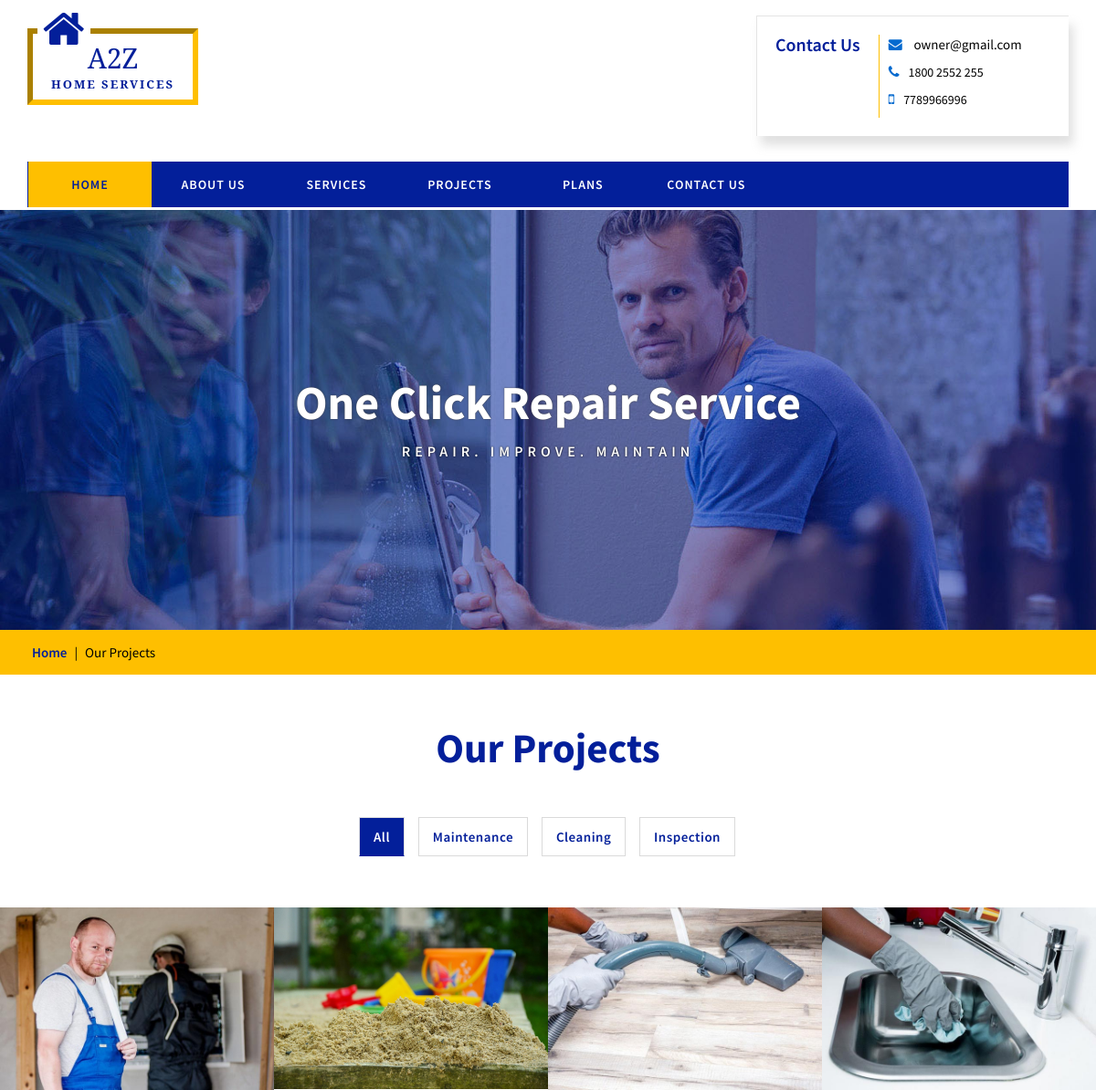
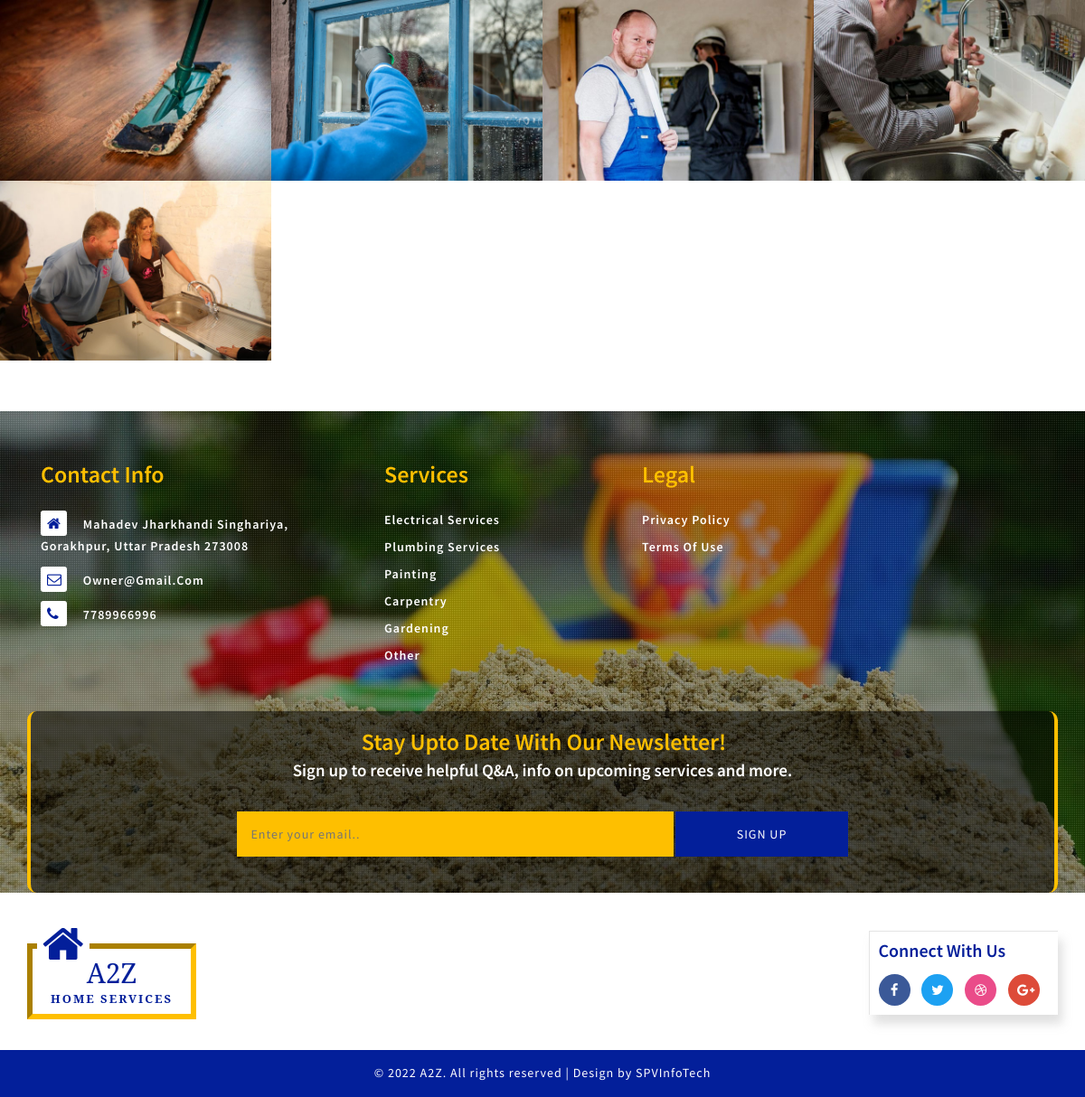
/projects/, run on the app's committed database (2 pictures, top to bottom).
### services/models.py (models this page shows, shortened)
class ContactInfo(models.Model):
    email = models.EmailField(max_length=255)
    mobile_number = models.CharField(max_length=10)
    telephone_number = models.CharField(max_length=15)
    address = models.TextField()
    class Meta:
        verbose_name_plural = 'Owner Contact Info'

class Tag(models.Model):
    tag = models.CharField(max_length=255)
    def __str__(self):
        return self.tag

class Project(models.Model):
    tag = models.ForeignKey(Tag, on_delete=models.CASCADE)
    project_images = models.ImageField(upload_to='project_images')

class ServiceTypes(models.Model):
    service = models.CharField(max_length=250)
    quote = models.TextField(default='Lorem ipsum dolor sit amet, consectetur adipiscing elit. Integer gravida mauris non mi gravida, at sollicitudin.')
    service_image = models.ImageField(upload_to='service_images/', default='service_images/default.jpg')
    def __str__(self):
        return self.service
    class Meta:
        verbose_name_plural = 'Service Types'

### services/views.py (the view)
# urls.py: path('projects/', views.projects, name='projects'),
def projects(request):
    services = ServiceTypes.objects.all()
    contact_info = ContactInfo.objects.get(id=1)
    project = Project.objects.all()
    tag = Tag.objects.all()
    context = {
        'contact_info': contact_info,
        'services': services,
        'tag':tag,
        'project': project,
    }
    return render(request, 'services/projects.html', context)

### services/templates/services/projects.html (shortened to what this page needs)
{% extends 'services/base.html' %}
{% block content %}
<div class="banner-bg2">
	<div class="banner-info bg3 inner">
		<h3>one click repair service</h3>
		<p>repair.&nbsp;improve.&nbsp;maintain</p>
	</div>
</div>
<div class="breadcrumbs-w3l">
	<div class="container">
		<span class="breadcrumbs">
			<a href="index.html">Home</a> |
			<span>Our Projects</span>
		</span>
	</div>
</div>
<div class="gallery  agileinfo w3ls-section" id="gallery">
	<div class="container">
		<h4 class="main-title">our projects</h4>
	</div>
	<div class="bs-example bs-example-tabs services-main" role="tabpanel" data-example-id="togglable-tabs">
		<ul id="myTab" class="nav nav-tabs" role="tablist">
			<li role="presentation" class="active">
				<a href="#home-main" id="home-tab" role="tab" data-toggle="tab" aria-controls="home-main" aria-expanded="true">All</a>
			</li>
			{% for tag in tag %}
				<li role="presentation">
					<a href="#{{ tag }}" role="tab" id="{{ tag }}-tab" data-toggle="tab" aria-controls="{{ tag }}">{{ tag }}</a>
				</li>
			{% endfor %}
		</ul>
		<div id="myTabContent" class="tab-content">
			<div role="tabpanel" class="tab-pane fade in active" id="home-main" aria-labelledby="home-tab">
				<div class="w3_tab_img">
					{% for project in project %}
						<div class="col-md-3 col-sm-4  col-xs-6 w3_tab_img_left">
							<div class="demo">
								<a class="cm-overlay" href="{{ project.project_images.url }}">
									<img src="{{ project.project_images.url }}" alt=" " class="img-responsive" />
								</a>
							</div>
						</div>
					{% endfor %}
				</div>
			</div>
		</div>
	</div>
</div>
{% endblock content %}

### services/templates/services/base.html (shortened to what this page needs)
{% load static %}
<!DOCTYPE html>
<html lang="en-us">
<head>
	<link href="{% static 'css/bootstrap.css' %}" rel="stylesheet" type="text/css" media="all" />
	<link href="{% static 'css/JiSlider.css' %}" rel="stylesheet">
	<link href="{% static 'css/owl.carousel.css' %}" rel="stylesheet">
	<link href="{% static 'css/font-awesome.css' %}" rel="stylesheet" type="text/css" media="all" />
	<link href="{% static 'css/style.css' %}" rel="stylesheet" type="text/css" media="all" />
</head>
<body>
	<div class="w3layouts-header">
		<div class="container">
			<div class="logo-nav-agileits">
				<div class="logo-nav-left">
					<h1>
						<a href="{% url 'services:index' %}">
							<span class="fa fa-home"></span>a2z
							<span class="logo-title">home services</span>
						</a>
					</h1>
				</div>
				<div class="header-grid-left-wthree">
					<div class="h3-title">
						<h3>contact us</h3>
					</div>
					<ul>
						<li>
							<span class="fa fa-envelope" aria-hidden="true"></span>
							<a href="mailto:{{ contact_info.email }}">{{ contact_info.email }}</a>
						</li>
						<li>
							<span class="fa fa-phone" aria-hidden="true"></span>{{ contact_info.telephone_number }}</li>
						<li>
							<span class="fa fa-mobile" aria-hidden="true"></span>{{ contact_info.mobile_number }}
						</li>
					</ul>
					<div class="clearfix"> </div>
				</div>
				<div class="clearfix"> </div>
			</div>
			<div class="logo-nav-left1">
				<nav class="navbar navbar-default">
					<div class="collapse navbar-collapse" id="bs-megadropdown-tabs">
						<ul class="nav navbar-nav">
							<li class="active">
								<a href="{% url 'services:index' %}">Home</a>
							</li>
							<li>
								<a href="{% url 'services:about' %}">about us</a>
							</li>
							<li>
								<a href="{% url 'services:services' %}">services</a>
							</li>
							<li>
								<a href="{% url 'services:projects' %}">Projects</a>
							</li>
							<li>
								<a href="{% url 'services:plans' %}">plans</a>
							</li>
							<li>
								<a href="{% url 'services:contact-us' %}">contact us</a>
							</li>
						</ul>
					</div>
				</nav>
			</div>
		</div>
	</div>
    {% block content %}
    {% endblock content %}
	<div class="footer-main-w3_agile">
		<div class="footer-dot">
			<div class="container">
				<div class="footer-bottom">
					<div class="col-md-4 col-sm-6 col-xs-6 footer-grid1 address">
						<h4>Contact Info</h4>
						<ul>
							<li>
								<span class="fa fa-home" aria-hidden="true"></span>
								<p>{{ contact_info.address }}</p>
							</li>
							<li>
								<span class="fa fa-envelope-o" aria-hidden="true"></span>
								<a href="mailto:{{ contact_info.email }}">{{ contact_info.email }}</a>
							</li>
							<li>
								<span class="fa fa-phone" aria-hidden="true"></span>
								<p>{{ contact_info.mobile_number }}</p>
							</li>
						</ul>
					</div>
					<div class="col-md-3 col-sm-6 col-xs-6 footer-grid1 res">
						<h4>services</h4>
						<ul>
                            {% for service in services %}
                                <li>
                                    <a href="#">{{ service }}</a>
                                </li>
                            {% endfor %}
						</ul>
					</div>
					<div class="col-md-2 col-sm-6 col-xs-6 footer-grid1">
						<h4>legal</h4>
						<ul>
							<li>
								<a href="{% url 'services:privacy' %}">privacy policy</a>
							</li>
							<li>
								<a href="{% url 'services:terms' %}">terms of use</a>
							</li>
						</ul>
					</div>
					<div class="clearfix"></div>
				</div>
				<div class="agileinfo-subscribe-grid text-center">
					<h4>stay upto date with our newsletter!</h4>
					<p>Sign up to receive helpful Q&A, info on upcoming services and more.</p>
					<form action="{% url 'services:newsletter' %}" method="post">
						<input type="email" placeholder="Enter your email.." name="newsletter" required="">
						<button type="submit" class="btn1">sign up</button>
					</form>
				</div>
			</div>
		</div>
	</div>
	<div class="cpy-footer">
		<div class="container">
			<div class="footer-top">
				<div class="logo-nav-left footer-top1">
					<h2>
						<a href="index.html">
							<span class="fa fa-home logo-ftr"></span>a2z
							<span class="logo-title">home services</span>
						</a>
					</h2>
				</div>
				<div class="footer-social">
					<h4>connect with us</h4>
					<ul>
						<li>
							<a href="#">
								<span class="fa fa-facebook icon_facebook"></span>
							</a>
						</li>
						<li>
							<a href="#">
								<span class="fa fa-twitter icon_twitter"></span>
							</a>
						</li>
						<li>
							<a href="#">
								<span class="fa fa-dribbble icon_dribbble"></span>
							</a>
						</li>
						<li>
							<a href="#">
								<span class="fa fa-google-plus icon_g_plus"></span>
							</a>
						</li>
					</ul>
				</div>
				<div class="clearfix"></div>
			</div>
		</div>
		<div class="cpy-text">
			<p>© 2022 A2Z. All rights reserved | Design by
				<a href="http://spvinfotech.com/">SPVInfoTech
				</a>
			</p>
		</div>
	</div>
</body>
</html>

### data on the page
ContactInfo: email "owner@gmail.com", telephone_number "1800 2552 255", mobile_number "7789966996", address "Mahadev Jharkhandi Singhariya, Gorakhpur, Uttar Pradesh 273008", email "Owner@gmail.com"
Tag: tag "Maintenance"
Tag: tag "Cleaning"
Tag: tag "Inspection"
Project: project_images (picture)
Project: project_images (picture)
Project: project_images (picture)
Project: project_images (picture)
Project: project_images (picture)
Project: project_images (picture)
Project: project_images (picture)
Project: project_images (picture)
Project: project_images (picture)
ServiceTypes: service "Electrical Services"
ServiceTypes: service "Plumbing Services"
ServiceTypes: service "Painting"
ServiceTypes: service "Carpentry"
ServiceTypes: service "Gardening"
ServiceTypes: service "Other"
